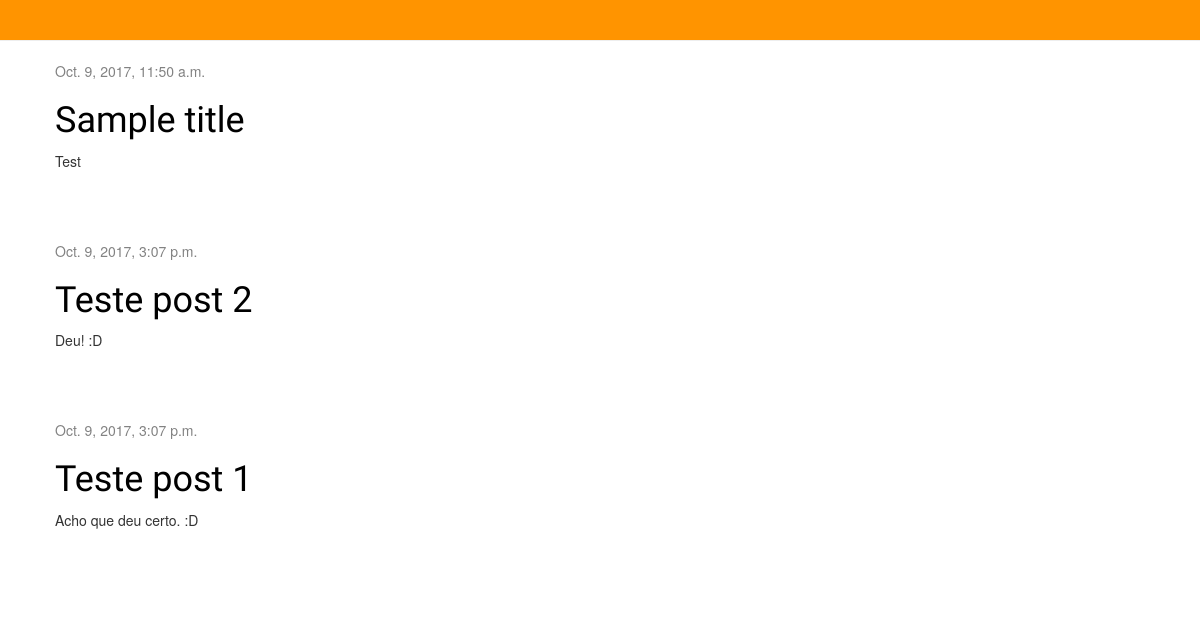
Before: / with the older database file.
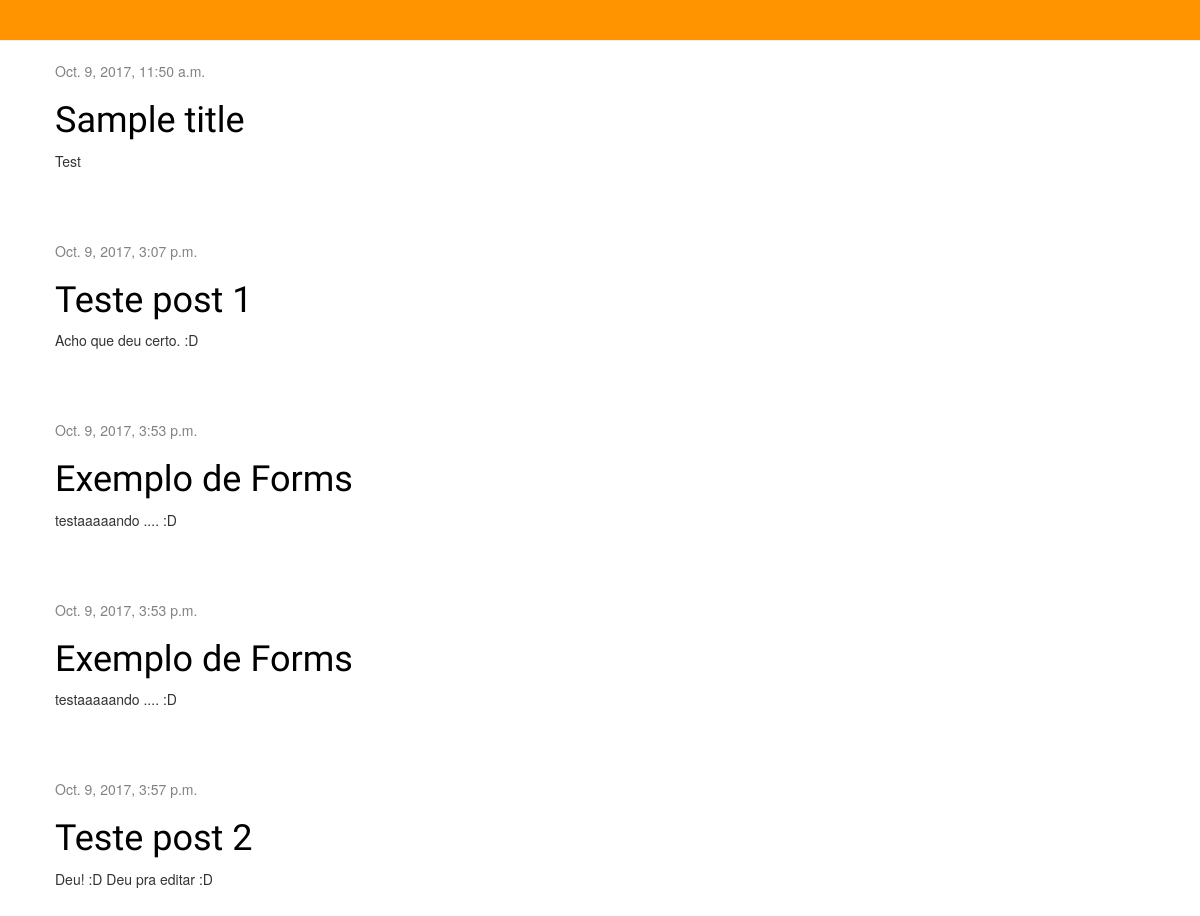
After: the same page with the newer database file.
### blog/models.py (models this page shows, shortened)
class Post(models.Model):
    author = models.ForeignKey('auth.User')
    title = models.CharField(max_length=200)
    text = models.TextField()
    created_date = models.DateTimeField(
            default=timezone.now)
    published_date = models.DateTimeField(
            blank=True, null=True)

### blog/views.py (the view)
# urls.py: url(r'^$', views.post_list),
def post_list(request):
    posts = Post.objects.filter(published_date__lte=timezone.now()).order_by('published_date')
    return render(request, 'blog/post_list.html', {'posts':posts})

### blog/templates/blog/post_list.html
{% extends 'blog/base.html' %}
{% block content %}
    {% for post in posts %}
        <div class="post">
            <div class="date">
                {{ post.published_date }}
            </div>
            <h1><a href="{% url 'post_detail' pk=post.pk %}">{{ post.title }}</a></h1>
            <p>{{ post.text|linebreaksbr }}</p>
        </div>
    {% endfor %}
{% endblock %}

### blog/templates/blog/base.html (shortened to what this page needs)
{% load staticfiles %}
<html>
    <head>
        <link rel="stylesheet" href="//maxcdn.bootstrapcdn.com/bootstrap/3.2.0/css/bootstrap.min.css">
        <link rel="stylesheet" href="//maxcdn.bootstrapcdn.com/bootstrap/3.2.0/css/bootstrap-theme.min.css">
        <link rel="stylesheet" href="{% static 'css/blog.css' %}">
    </head>
    <body>
        <div class="page-header">
        </div>
        <div class="content container">
            <div class="row">
                <div class="col-md-8">
                {% block content %}
                {% endblock %}
                </div>
            </div>
        </div>
</body>
</html>

### blog/static/css/blog.css (style rules this page uses)
.page-header { background-color: #ff9400; margin-top: 0; padding: 20px 20px 20px 40px; }
.content { margin-left: 40px; }
h1, h2, h3, h4 { font-family: 'Lobster', cursive; }
.date { color: #828282; }
.post { margin-bottom: 70px; }
.post h1 a, .post h1 a:visited { color: #000000; }

Changed rows visible on the page:
shown differently, row unchanged: Post "Teste post 1": moves up the list
added Post: published_date "Oct. 9, 2017, 3:53 p.m.", title "Exemplo de Forms", text "testaaaaando .... :D"
added Post: published_date "Oct. 9, 2017, 3:53 p.m.", title "Exemplo de Forms", text "testaaaaando .... :D"
changed Post "Teste post 2": published_date "Oct. 9, 2017, 3:07 p.m." → "Oct. 9, 2017, 3:57 p.m."; text "Deu! :D" → "Deu! :D Deu pra editar :D"
